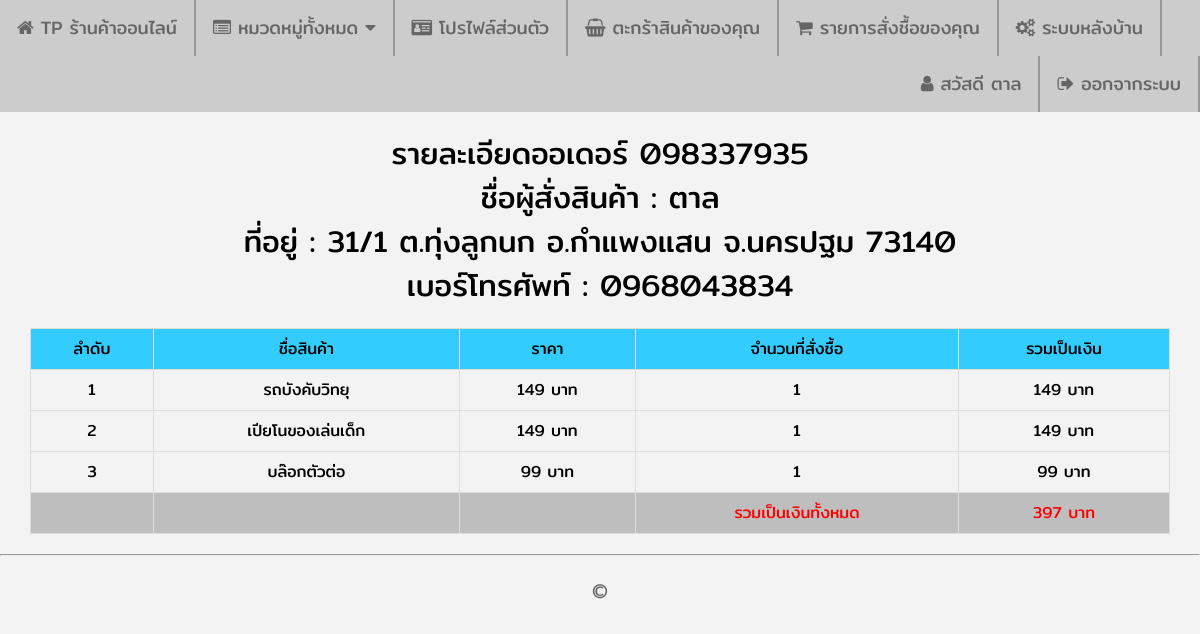
Page /shop_online/order_view.php?order_ordernumber=098337935 (signed in) on the committed database.
### tables this page shows
CREATE TABLE `basket` (
  `basket_id` int(10) NOT NULL,
  `basket_amount` int(6) NOT NULL,
  `basket_status` varchar(10) NOT NULL DEFAULT 'P0',
  `order_ordernumber` varchar(10) DEFAULT NULL,
  `product_id` int(10) NOT NULL,
  `category_id` int(10) NOT NULL,
  `member_id` int(10) NOT NULL
);

CREATE TABLE `order_list` (
  `order_id` int(10) NOT NULL,
  `order_ordernumber` varchar(10) NOT NULL,
  `order_date` datetime NOT NULL,
  `order_price` int(9) NOT NULL,
  `order_status` enum('อยู่ระหว่างรอการส่งหลักฐานการโอนเงิน','อยู่ระหว่างการตรวจหลักฐาน','อยู่ระหว่างจัดส่งสินค้า','ส่งสินค้าสำเร็จ') NOT NULL DEFAULT 'อยู่ระหว่างรอการส่งหลักฐานการโอนเงิน',
  `order_img` text NOT NULL,
  `member_id` int(10) NOT NULL,
  `transport_id` int(10) NOT NULL,
  `tracking_number` varchar(30) DEFAULT NULL,
  `order_address` text NOT NULL
);

CREATE TABLE `member` (
  `member_id` int(10) NOT NULL,
  `member_username` varchar(30) NOT NULL,
  `member_password` varchar(30) NOT NULL,
  `member_name` varchar(100) NOT NULL,
  `member_email` varchar(100) NOT NULL,
  `member_address` text NOT NULL,
  `member_address2` text NOT NULL,
  `member_tel` varchar(10) NOT NULL,
  `member_img` text NOT NULL,
  `member_date` datetime NOT NULL,
  `member_level` enum('user','admin') NOT NULL DEFAULT 'user'
);

CREATE TABLE `product` (
  `product_id` int(10) NOT NULL,
  `product_code` varchar(10) NOT NULL,
  `product_name` varchar(200) NOT NULL,
  `product_detail` text NOT NULL,
  `product_img1` text NOT NULL,
  `product_img2` text DEFAULT NULL,
  `product_img3` text DEFAULT NULL,
  `product_img4` text DEFAULT NULL,
  `product_price` int(9) NOT NULL,
  `product_stock` int(6) NOT NULL,
  `category_id` int(10) NOT NULL
);

### shop_online/order_view.php (the view, shortened to what this page needs)
<?php
    require_once('connections/mysqli.php');
    $strSQL2 = "SELECT * FROM member INNER JOIN order_list ON member.member_id = order_list.member_id WHERE order_list.order_ordernumber = '".$_GET["order_ordernumber"]."'";
    $objQuery2 = mysqli_query($Connection,$strSQL2);
    $objResult2 = mysqli_fetch_array($objQuery2,MYSQLI_ASSOC);
    $order_ordernumber = null;
    if(isset($_GET["order_ordernumber"])){
        $order_ordernumber = $_GET["order_ordernumber"];
    }
    $strSQL2 = "SELECT * FROM basket INNER JOIN product ON basket.product_id = product.product_id WHERE order_ordernumber = '".$order_ordernumber."'";
    $objQuery2 = mysqli_query($Connection,$strSQL2);
    $strSQL3 = "SELECT * FROM basket WHERE order_ordernumber = '".$order_ordernumber."'";
    $objQuery3 = mysqli_query($Connection,$strSQL3);
    $objResult3 = mysqli_fetch_array($objQuery3,MYSQLI_ASSOC);
    $a = 1;
    $total = 0;
?>
<!DOCTYPE html>
<html lang="en">
<head>
  <link rel="stylesheet" href="https://cdnjs.cloudflare.com/ajax/libs/font-awesome/4.7.0/css/font-awesome.min.css">
  <link rel="stylesheet" type="text/css" href="assets/css/body.css">
  <link rel="stylesheet" type="text/css" href="assets/css/navigationbar.css">
  <link rel="stylesheet" type="text/css" href="assets/css/shop.css">
</head>
<body>
  <?php include 'includes/navbar.php';?>
  <div class="shop_div_2">
    <span class="shop_span_7">รายละเอียดออเดอร์ <?php echo $objResult3["order_ordernumber"] ; ?>
    <br> ชื่อผู้สั่งสินค้า : <?php echo $objResult2["member_name"]; ?>
    <br> ที่อยู่ : <?php echo nl2br($objResult2["order_address"]);  ?>
    <br> เบอร์โทรศัพท์ : <?php echo $objResult2["member_tel"]; ?>
   </span>
    <div class="shop_div_7">
      <table class="shop_table_1">
        <tr>
          <td bgcolor="#33CCFF">ลำดับ</td>
          <td bgcolor="#33CCFF">ชื่อสินค้า</td>
          <td bgcolor="#33CCFF">ราคา</td>
          <td bgcolor="#33CCFF">จำนวนที่สั่งชื้อ</td>
          <td bgcolor="#33CCFF">รวมเป็นเงิน</td>
        </tr>
        <?php
        while ($objResult2 = mysqli_fetch_array($objQuery2,MYSQLI_ASSOC)) {
        ?>
        <tr>
          <td><?php echo $a; ?></td>
          <td><?php echo $objResult2["product_name"]; ?></td>
          <td><?php echo $objResult2["product_price"]." บาท"; ?></td>
          <td><?php echo $objResult2["basket_amount"]; ?></td>
          <td><?php echo $objResult2["product_price"] * $objResult2["basket_amount"]." บาท"; ?></td>
        </tr>
        <?php
        $total = $total + ($objResult2["product_price"] * $objResult2["basket_amount"]);
        $a++;
        }
        ?>
        <tr>
          <td bgcolor="#BEBEBE"></td>
          <td bgcolor="#BEBEBE"></td>
          <td bgcolor="#BEBEBE"></td>
          <td bgcolor="#BEBEBE" style="color:#FF0000">รวมเป็นเงินทั้งหมด</td>
          <td bgcolor="#BEBEBE" style="color:#FF0000"><?php echo $total." บาท"; ?></td>
        </tr>
      </table>
    </div>
  </div>
  <hr>
  <?php include 'includes/footer.php';?>
</body>
</html>

### shop_online/assets/css/body.css (style rules this page uses)
body { font-family: mitrregular; background-color: #f3f3f3; margin-left: 0px; margin-top: 0px; margin-right: 0px; margin-bottom: 0px; }

### shop_online/assets/css/shop.css (style rules this page uses)
div.shop_div_2 { display: block; margin: auto; margin-top: 20px; margin-bottom: 20px; text-align: center; }
div.shop_div_7 { display: block; margin: auto; margin-top: 20px; margin-bottom: 20px; width: 95%; text-align: left; }
span.shop_span_7 { display: block; color: #000; font-size: 30px; }
table.shop_table_1 { border-collapse: collapse; width: 100%; text-align: center; }
table.shop_table_1 tr, table.shop_table_1 td { border: 1px solid #ddd; padding: 8px; font-size: 16px; }

### rows in the picture
basket: order_ordernumber "098337935", product.product_name "รถบังคับวิทยุ", product.product_price "149", basket_amount "1", $objResult2['product_price']*$objResult2['basket_amount'] "149"
order_list: member.member_name "ตาล", order_address "31/1 ต.ทุ่งลูกนก อ.กำแพงแสน จ.นครปฐม 73140", member.member_tel "0968043834"
basket: product.product_name "เปียโนของเล่นเด็ก", product.product_price "149", basket_amount "1", $objResult2['product_price']*$objResult2['basket_amount'] "149"
basket: product.product_name "บล๊อกตัวต่อ", product.product_price "99", basket_amount "1", $objResult2['product_price']*$objResult2['basket_amount'] "99"

### other values in the picture
$_SESSION["member_name"] "ตาล"
$total "397"
